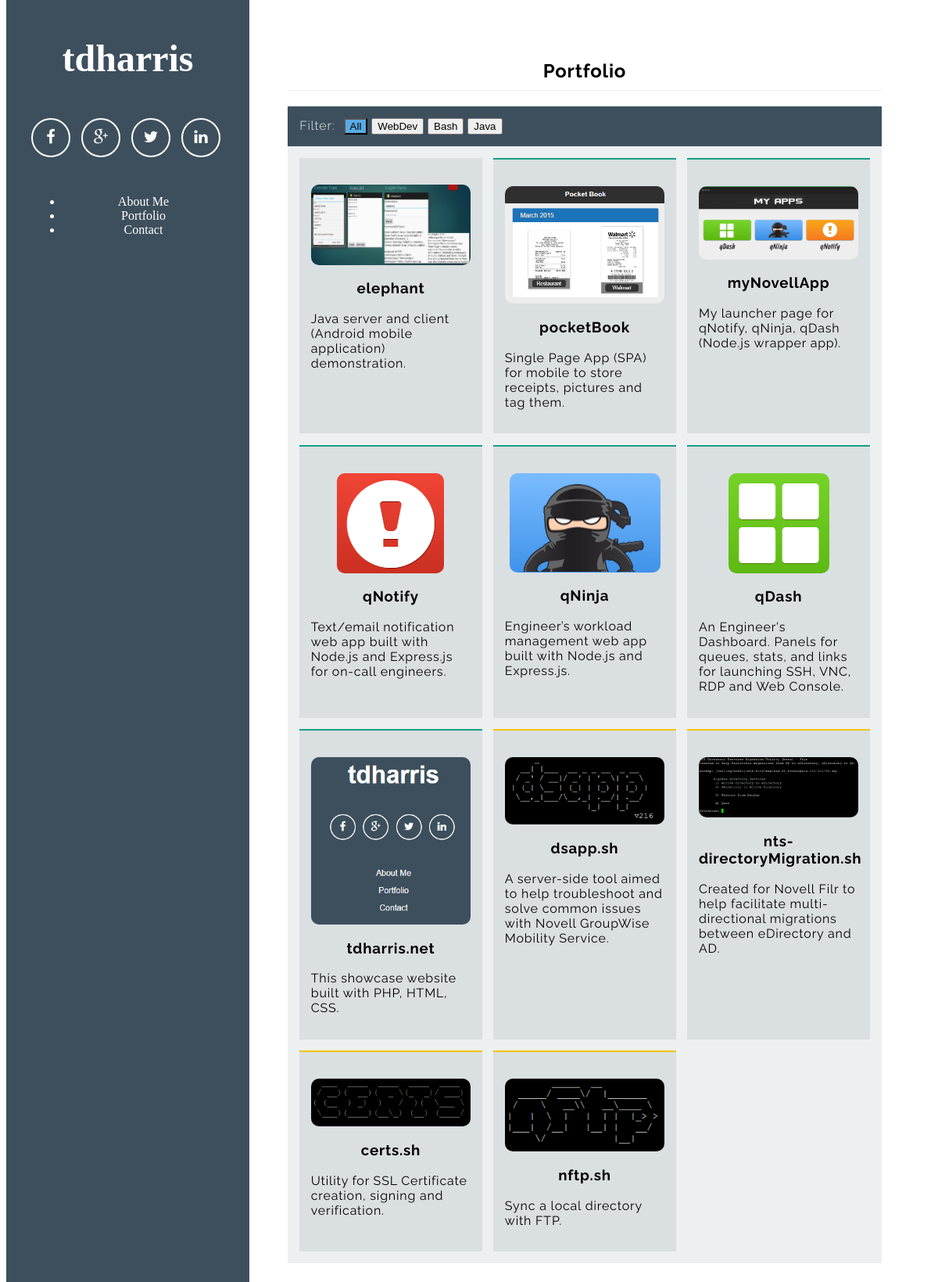
The app's page /?action=q&url=portfolio with its own data.
### tables this page shows
CREATE TABLE nav (
	navID		INT				NOT NULL	AUTO_INCREMENT,
	name      	VARCHAR(255)	NOT NULL,
	href		VARCHAR(255)				DEFAULT NULL,
	PRIMARY KEY (navID),
	UNIQUE INDEX name (name)
);

CREATE TABLE images (
	imageID		INT 			NOT NULL 	AUTO_INCREMENT,
	projectID	INT 						DEFAULT NULL,
	aboutID		INT 						DEFAULT NULL,
	url			VARCHAR(255)	NOT NULL,
	featured 	VARCHAR(0)					DEFAULT NULL,
	PRIMARY KEY (imageID),
	FOREIGN KEY (projectID)
		REFERENCES projects(projectID)
		ON DELETE CASCADE,
	FOREIGN KEY (aboutID)
		REFERENCES about(aboutID)
		ON DELETE CASCADE
);

CREATE TABLE projects (
	projectID	INT				NOT NULL	AUTO_INCREMENT,
	sortOrder	INT				NOT NULL,
	projectName VARCHAR(255)	NOT NULL,
	category	VARCHAR(25)		NOT NULL,
	brief		VARCHAR(255)	NOT NULL,
	description	LONGTEXT					DEFAULT NULL,
	githubURL	VARCHAR(255)				DEFAULT NULL,
	PRIMARY KEY (projectID),
	UNIQUE INDEX projectName (projectName)
);

### models/db.php (called while the page is built, shortened)
<?php
    include 'models/navbar.php';
    include 'models/handleUrl.php';
	class Database {
        private $host = "showcase.tdharris.net";
        private $user = "tdharris_admin";
        private $pass = "mylittlesecret";
        private $dbname = "tdharris_showcase";
	    public $db;
        private function Connect() {
            $dsn = 'mysql:host=' . $this -> host . ';dbname=' . $this-> dbname . ';charset=utf8';
            $options = array(PDO::ATTR_PERSISTENT => true, PDO::ATTR_ERRMODE => PDO::ERRMODE_EXCEPTION, PDO::MYSQL_ATTR_INIT_COMMAND => "SET NAMES utf8");
            try {
                $this -> db = new PDO($dsn, $this -> user, $this -> pass, $options);
                $this -> isConnected = true;
            } catch (PDOException $e) {
                $error_message = $e->getMessage();
                include 'error.php';
                exit;
            }
        }
        public function query($sql, $fetchmode = PDO::FETCH_CLASS) {
             try {
                $stmt = $this->db->prepare($sql);
                $stmt->execute();
                $statement = strtolower(explode(" ", $sql)[0]);
                if ($statement === 'select' || $statement === 'show') {
                return $stmt->fetchAll($fetchmode);
                }
                elseif ( $statement === 'insert' ||  $statement === 'update' || $statement === 'delete' ) {
                    return $stmt->rowCount();
                }
                else {
                    return NULL;
                }
            } catch(PDOException $e) {
                $error_message = $e->getMessage();
                include 'error.php';
                exit;
            }
        }
	}
    $db = new Database;
?>

### index.php (called while the page is built, shortened)
<?php
  require('models/db.php');
  $navbar = buildNav();
  $action = '';
  if (isset($_POST['action'])) {
    $action = $_POST['action'];
  } elseif (isset($_GET['action'])) {
    $action = $_GET['action'];
  }
  if ($action == 'q') {
    if(isset($_GET['url'])) {
      $url = $_GET['url'];
      $content = handleURL($url);
    } elseif (isset($_GET['project'])) {
      $project = $_GET['project'];
      $content = getProject($project);
    }
  };
  include 'views/view.php';
?>

### models/handleUrl.php (the view, shortened to what this page needs)
<?php
		function handleURL($url) {
			global $db;
			$content = '<section class="title">';
			$url_clean = preg_replace('/\s*/', '', strtolower($url));
			switch($url_clean) {
		       	case 'portfolio':
		       			$content .= '<h1>Portfolio</h1>
									<div class="controls">
										<label>Filter:</label>
										<button class="filter pure-button" data-filter="all">All</button>
										<button class="filter pure-button" data-filter=".webDev">WebDev</button>
										<button class="filter pure-button" data-filter=".bash">Bash</button>
										<button class="filter pure-button" data-filter=".java">Java</button>
									</div>
									<div id="Portfolio" class="portfolio">';
		       			$portfolio = $db->query("SELECT * from projects p
		       									LEFT JOIN images i ON p.projectID = i.projectID
		       									WHERE i.featured IS NOT NULL
		       									ORDER BY p.sortOrder ASC;");
		       			foreach ($portfolio as $item) {
		       				$content .= '<div class="mix '.$item->category.'" data-myorder="'.$item->sortOrder.'">'.
		       							'<a href="?action=q&project='.$item->projectName.'">'.
		       							'<img src="img/projects/'.$item->url.'">'.
		       							'<h3>'.$item->projectName.'</h3>'.
		       							'<p>'.$item->brief.'</p>'.
		       							'</a></div>';
		       			};
		       			$content .= '<div class="gap"></div><div class="gap"></div></div>';
		       			break;
		      }
		      return $content;
		};
?>

### models/navbar.php
<?php
	function buildNav() {
		global $db;
		$navItems = $db->query("SELECT * FROM nav;");
		if(is_array($navItems)) {
			$navigation = '<ul class="pure-menu-list">';
			foreach ($navItems as $item) {
				$navigation .= '<li class="pure-menu-item"><a href="?action=q&url=' . $item->href . '" class="pure-menu-link">' . $item->name . '</a></li>';
			}
			$navigation .= '</ul>';
		} else {
			$navigation = 'Sorry, a critical error occurred.';
		}
		return $navigation;
	}
?>

### css/aside.css (style rules this page uses)
* { -webkit-box-sizing: border-box; -moz-box-sizing: border-box; box-sizing: border-box; }
a { text-decoration: none; color: rgb(61, 146, 201); }
h3 { font-weight: 100; }
a, a:hover, a:focus, a:active, a.active { outline: 0; color: #3498db; text-decoration: none; }
.pure-menu-link { color: #fff; }

### css/home.css (style rules this page uses)
.title { font-family: "Raleway", "Helvetica Neue", Helvetica, Arial, sans-serif; max-width: 900px; margin: 0 auto; padding: 1em; background: #fff; letter-spacing: 0.05em; }
.title h1 { text-align: center; padding-bottom: 10px; border-bottom: 1px solid #eee; }
section { font-family: "Raleway", "Helvetica Neue", Helvetica, Arial, sans-serif; max-width: 900px; margin: 0 auto; padding: 1em; background: #fff; letter-spacing: 0.05em; }
p { font-family: "Raleway", "Helvetica Neue", Helvetica, Arial, sans-serif; }
.controls { padding: 2%; background: rgb(61, 79, 93); color: #eee; }
.controls label { font-weight: 300; margin: 0 .4em 0 0; }
button.active { background: #59ABE3; }
.portfolio { padding: 2% 2% 0; text-align: justify; background: #ecf0f1; -webkit-backface-visibility: hidden; -webkit-box-sizing: border-box; -moz-box-sizing: border-box; box-sizing: border-box; }
.portfolio .mix.webDev { border-top: 2px solid #16a085; }
.portfolio .mix.bash { border-top: 2px solid #f1c40f; }
.portfolio:after { content: ''; display: inline-block; width: 100%; }
.portfolio .mix, .portfolio .gap { display: inline-block; width: 32%; }
.portfolio .mix { padding: 2%; text-align: left; background: #DADFE1; margin-bottom: 2%; display: none; overflow: hidden; }
.portfolio .mix a { color: #000; }
.portfolio .mix:before { content: ''; display: inline-block; }
#Portfolio .mix { display: none; }
.portfolio .mix h3 { text-align:center; font-weight: bold; }
.portfolio .mix img { max-width: 100%; display:block; margin-left:auto; margin-right:auto; -moz-border-radius: 10px; -webkit-border-radius: 10px; border-radius: 10px; -khtml-border-radius: 10px; }
img { max-width: 100%; min-height: auto%; margin-left:auto; margin-right:auto; }
.portfolio { display: -webkit-flex; -webkit-flex-flow: row wrap; -webkit-justify-content: space-between; -webkit-align-content: flex-start; }
@media all and (max-width: 1366px) { .portfolio .mix, .portfolio .gap { width: 32%; } }

### records on screen
nav: name "About Me"
nav: name "Portfolio"
nav: name "Contact"
images: url (picture), projectID.projectName "elephant", projectID.brief "Java server and client (Android mobile application) demonstration."
images: url (picture), projectID.projectName "pocketBook", projectID.brief "Single Page App (SPA) for mobile to store receipts, pictures and tag them."
images: url (picture), projectID.projectName "myNovellApp", projectID.brief "My launcher page for qNotify, qNinja, qDash (Node.js wrapper app)."
images: url (picture), projectID.projectName "qNotify", projectID.brief "Text/email notification web app built with Node.js and Express.js for on-call engineers."
images: url (picture), projectID.projectName "qNinja", projectID.brief "Engineer’s workload management web app built with Node.js and Express.js."
images: url (picture), projectID.projectName "qDash", projectID.brief "An Engineer's Dashboard. Panels for queues, stats, and links for launching SSH, VNC, RDP and Web Console."
images: url (picture), projectID.projectName "tdharris.net", projectID.brief "This showcase website built with PHP, HTML, CSS."
images: url (picture), projectID.projectName "dsapp.sh", projectID.brief "A server-side tool aimed to help troubleshoot and solve common issues with Novell GroupWise Mobility Service."
images: url (picture), projectID.projectName "nts-directoryMigration.sh", projectID.brief "Created for Novell Filr to help facilitate multi-directional migrations between eDirectory and AD."
images: url (picture), projectID.projectName "certs.sh", projectID.brief "Utility for SSL Certificate creation, signing and verification."
images: url (picture), projectID.projectName "nftp.sh", projectID.brief "Sync a local directory with FTP."
